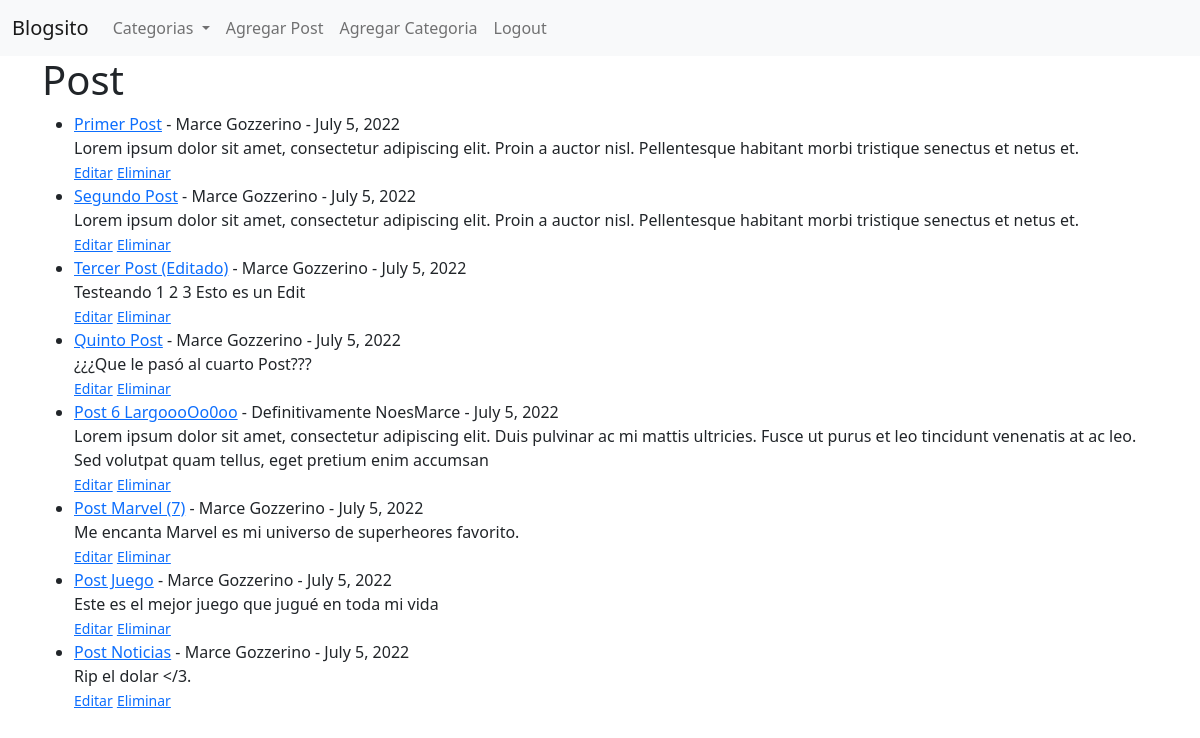
The app's page / (signed in) with its own data.
### vlog/models.py (models this page shows, shortened)
class Post(models.Model):
    titulo = models.CharField(max_length=255)
    etiqueta = models.CharField(max_length=255)
    autor = models.ForeignKey(User, on_delete=models.CASCADE)
    cuerpo = models.TextField()
    fecha = models.DateField(auto_now_add=True)
    categoria = models.CharField(max_length=255, default='Sin Categorizar')

### vlog/views.py (the view)
# urls.py: path('', HomeView.as_view(), name= "home"),   #No utilice '/' al ser innecesario segun el programa
class HomeView(ListView):
    model = Post
    template_name = 'home.html'
    ordering = ['fecha']
    def get_context_data(self, *args, **kwargs):
        cat_menu = Categoria.objects.all()
        context = super(HomeView, self).get_context_data(*args, **kwargs)
        context["cat_menu"] = cat_menu
        return context

### vlog/models.py (called while the page is built)
    def __str__(self):
        return self.nombre

### vlog/templates/home.html
{% extends 'base.html' %}
{% block content %}
<h1>Post</h1>
<ul>
{% for post in object_list %}
    <li><a href="{% url 'ArticuloDetallado' post.pk %}">{{ post.titulo }}</a> -
        {{ post.autor.first_name }}
        {{ post.autor.last_name }} - {{ post.fecha }}</br>
        {{ post.cuerpo|slice:":200"}}</li>
    {% if user.is_authenticated %}
    <small><a href="{% url 'EditarPost' post.pk %}">Editar</a></small>
    <small><a href="{% url 'EliminarPost' post.pk %}">Eliminar</a></small>
    {% endif %}
{% endfor %}
</ul>
{% endblock %}

### records on screen
Post: titulo "Primer Post", autor.first_name "Marce", autor.last_name "Gozzerino", fecha "July 5, 2022", cuerpo "Lorem ipsum dolor sit amet, consectetur adipiscing elit. Proin a auctor nisl. Pellentesque habitant morbi tristique senectus et netus et."
Post: titulo "Segundo Post", autor.first_name "Marce", autor.last_name "Gozzerino", fecha "July 5, 2022", cuerpo "Lorem ipsum dolor sit amet, consectetur adipiscing elit. Proin a auctor nisl. Pellentesque habitant morbi tristique senectus et netus et."
Post: titulo "Tercer Post (Editado)", autor.first_name "Marce", autor.last_name "Gozzerino", fecha "July 5, 2022", cuerpo "Testeando 1 2 3 Esto es un Edit"
Post: titulo "Quinto Post", autor.first_name "Marce", autor.last_name "Gozzerino", fecha "July 5, 2022", cuerpo "¿¿¿Que le pasó al cuarto Post???"
Post: titulo "Post 6 LargoooOo0oo", autor.first_name "Definitivamente", autor.last_name "NoesMarce", fecha "July 5, 2022", cuerpo "Lorem ipsum dolor sit amet, consectetur adipiscing elit. Duis pulvinar ac mi mattis ultricies. Fusce ut purus et leo tincidunt venenatis at ac leo. Sed volutpat quam tellus, eget pretium enim accumsan"
Post: titulo "Post Marvel (7)", autor.first_name "Marce", autor.last_name "Gozzerino", fecha "July 5, 2022", cuerpo "Me encanta Marvel es mi universo de superheores favorito."
Post: titulo "Post Juego", autor.first_name "Marce", autor.last_name "Gozzerino", fecha "July 5, 2022", cuerpo "Este es el mejor juego que jugué en toda mi vida"
Post: titulo "Post Noticias", autor.first_name "Marce", autor.last_name "Gozzerino", fecha "July 5, 2022", cuerpo "Rip el dolar </3."
